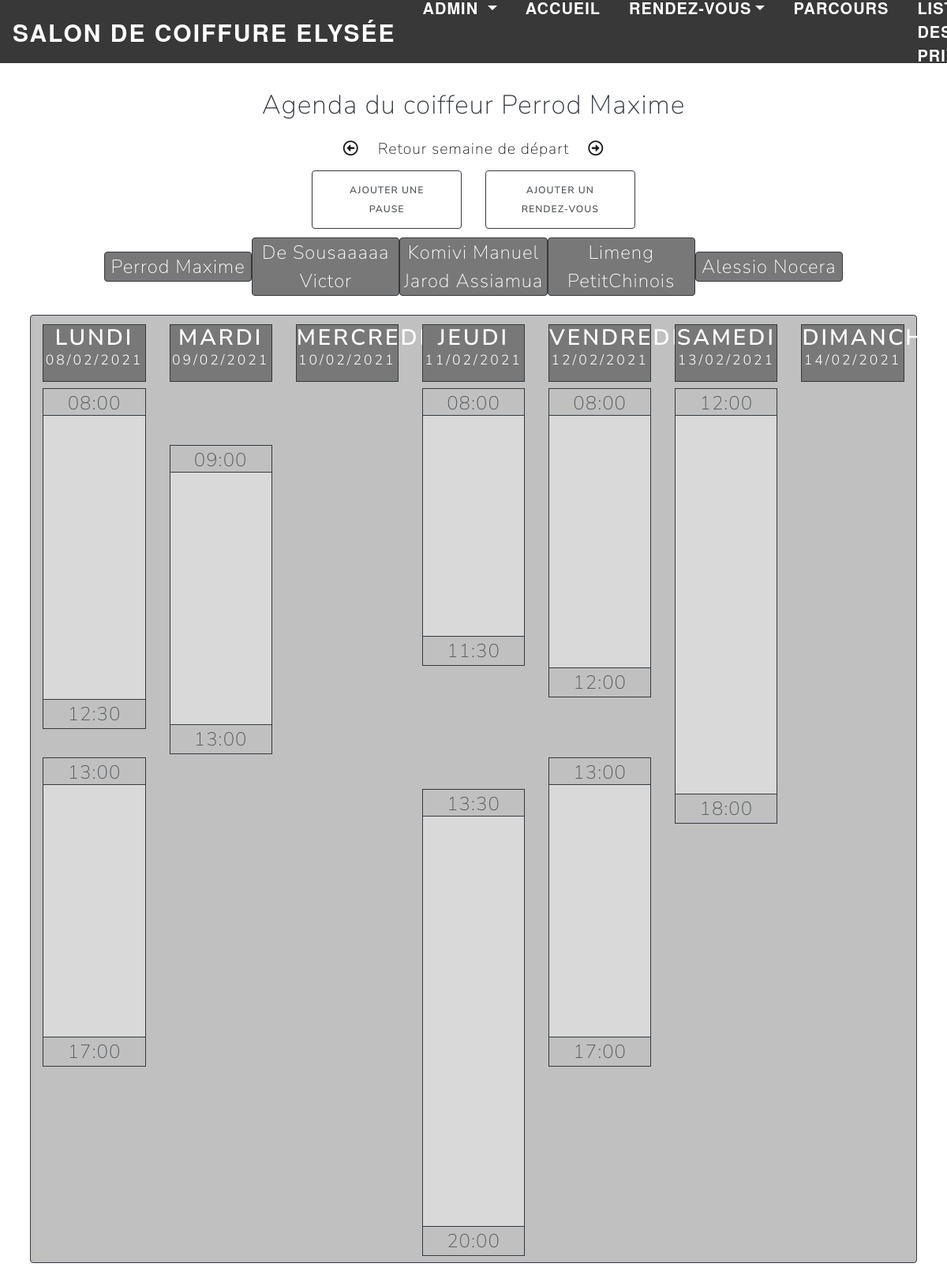
The page /agenda.php (signed in) on the database its author committed.
### tables this page shows
CREATE TABLE IF NOT EXISTS `ely_coiffeur` (
  `COI_ID` int(2) NOT NULL AUTO_INCREMENT,
  `COI_NOM` varchar(30) NOT NULL,
  `COI_PRENOM` varchar(30) NOT NULL,
  `COI_MAIL` varchar(70) NOT NULL,
  `COI_MDP` varchar(50) NOT NULL,
  `COI_NUMTEL` varchar(20) NOT NULL,
  `COI_PHOTO` varchar(500) DEFAULT NULL,
  `COI_POSTE` varchar(25) DEFAULT NULL,
  `COI_STATUT` varchar(25) NOT NULL DEFAULT 'ACTIF',
  PRIMARY KEY (`COI_ID`)
);

CREATE TABLE IF NOT EXISTS `ely_trancheshoraires` (
  `tra_id` int(10) NOT NULL AUTO_INCREMENT,
  `coi_id` int(11) NOT NULL,
  `tra_jour` varchar(255) NOT NULL,
  `tra_heureDebutMatin` time DEFAULT NULL,
  `tra_heureFinMatin` time DEFAULT NULL,
  `tra_heureDebutAprem` time DEFAULT NULL,
  `tra_heureFinAprem` time DEFAULT NULL,
  PRIMARY KEY (`tra_id`),
  KEY `coi_id` (`coi_id`)
);

### includes/dbfunctions.php (called while the page is built, shortened)
<?php
if ($_SERVER['SERVER_NAME'] == "esig-sandbox.ch"){
    function myConnection() {
        static $dbc = null;
        if ($dbc == null) {
            try {
                $dbc = new PDO('mysql:dbname=hhva_team2020_5;host=hhva.myd.infomaniak.com', 'hhva_team2020_5', 'LBtKn32jx8');
            } catch (PDOException $e) {
                header("Location:error?message=".$e->getMessage());
            }
    }
        return $dbc;
    }
}else{
    function myConnection() {
        static $dbc = null;
        if ($dbc == null) {
            try {
                $dbc = new PDO('mysql:dbname=hhva_team2020_5;host=localhost', 'root', '');
            } catch (PDOException $e) {
                header("Location:error?message=".$e->getMessage());
            }
        }
        return $dbc;
    }
}
function getAllCoiffeur(){
    try {
        $request = myConnection()->prepare("SELECT * FROM ely_coiffeur where coi_statut = 'ACTIF'");
        $request->execute();
    } catch (PDOException $e) {
        header("Location:error?message=".$e->getMessage());
    }
    return $request->fetchAll(PDO::FETCH_ASSOC);
}
function getAllCoiffeurRowCount(){
    try {
        $request = myConnection()->prepare("SELECT * FROM ely_coiffeur where coi_statut = 'ACTIF'");
        $request->execute();
    } catch (PDOException $e) {
        header("Location:error?message=".$e->getMessage());
    }
    return $request->rowCount();
}
function getCoiffeurId($coi_id){
    try {
        $request = myConnection()->prepare("SELECT * FROM ely_coiffeur where coi_id = :coi_id");
        $request->bindParam(':coi_id', $coi_id, PDO::PARAM_INT);
        $request->execute();
    } catch (PDOException $e) {
        header("Location:error?message=".$e->getMessage());
    }
    return $request->fetch(PDO::FETCH_ASSOC);
}
function getTranchesHoraires($coi_id, $jourSemaine){
    try {
        $request = myConnection()->prepare("SELECT * FROM ely_trancheshoraires WHERE coi_id = :coi_id AND tra_jour = :jourSemaine");
        $request->bindParam(':coi_id', $coi_id, PDO::PARAM_INT);
        $request->bindParam(':jourSemaine', $jourSemaine, PDO::PARAM_STR);
        $request->execute();
    } catch (PDOException $e) {
        header("Location:error?message=".$e->getMessage());
    }
    return $request->fetch(PDO::FETCH_ASSOC);
}
function getTranchesHorairesRowCount($coi_id, $jourSemaine){
    try {
        $request = myConnection()->prepare("SELECT * FROM ely_trancheshoraires WHERE coi_id = :coi_id AND tra_jour = :jourSemaine");
        $request->bindParam(':coi_id', $coi_id, PDO::PARAM_INT);
        $request->bindParam(':jourSemaine', $jourSemaine, PDO::PARAM_STR);
        $request->execute();
    } catch (PDOException $e) {
        header("Location:error?message=".$e->getMessage());
    }
    return $request->rowCount();
}
function diff_time($t1 , $t2){
      $tab=explode(":", $t1);
      $tab2=explode(":", $t2);
      $h=$tab[0];
      $m=$tab[1];
      $s=$tab[2];
      $h2=$tab2[0];
      $m2=$tab2[1];
      $s2=$tab2[2];
      if ($m2>$m) {
      $m=$m+60;
      $h2++;
      }
      $ht=$h-$h2;
      $mt=$m-$m2;
      $st=$s-$s2;
      if (strlen($ht)==1) {
      $ht="0".$ht;
      }
      if (strlen($mt)==1) {
      $mt="0".$mt;
      }
      if (strlen($st)==1) {
      $st="0".$st;
      }
      return $ht.":".$mt.":".$st;
   }
   function timeHourMinute($time){
      $tab=explode(":", $time);
      $h=$tab[0];
      $m=$tab[1];
      return $h.":".$m;
   }
   function getHourTime($time){
      $tab=explode(":", $time);
      $h=$tab[0];
      $m=$tab[1];
      return $h + $m/60;
   }
function transformeDateEUUS($date){
    $tab=explode("/", $date);
    $jour=$tab[0];
    $mois=$tab[1];
    $annee=$tab[2];
    return $annee . '-' . $mois . '-' . $jour;
}

### agenda.php (the view, shortened to what this page needs)
<?php
include('includes/header.php');
if (isset($_SESSION["COI_POSTE"])){
    $pxHeure = 80;
    $joursem = array("Lundi", "Mardi", "Mercredi", "Jeudi", "Vendredi", "Samedi", "Dimanche");
    if (isset($_GET["coiffeur"])){
        $coiffeurId = $_GET["coiffeur"];
    }else{
        $coiffeurId = $_SESSION["COI_ID"];
    }
    if (isset($_SESSION["COI_POSTE"])){
        if ($_SESSION["COI_POSTE"] == "Patronne" or $_SESSION["COI_POSTE"] == "Coiffeur superieur"){
          $modificationPossible = true;
        }
        else{
          $modificationPossible = false;
        }
      }else{
        $modificationPossible = false;
      }
    $dateDuJourSemaine = mktime(0,0,0,date("m"),date("d")+$_SESSION["semaine"],date("Y"));
    $frdate= date ("d/m/Y", $dateDuJourSemaine);
    $joursem2 = array("Dimanche", "Lundi", "Mardi", "Mercredi", "Jeudi", "Vendredi", "Samedi");
    list($jour, $mois, $annee) = explode('/', $frdate);
    $timestamp = mktime (0, 0, 0, $mois, $jour, $annee);
    $aujourdHui = $joursem2[date("w",$timestamp)];
    $dateJourNumero = ["Lundi" => 1,"Mardi" => 2, "Mercredi" => 3, "Jeudi" => 4, "Vendredi" => 5, "Samedi" => 6, "Dimanche" => 7];
    $dateJour = array();
    foreach($joursem as $jour):
        if ($jour == $aujourdHui){
            $dateJour[$jour] = $frdate;
        } else{
            $difference = $dateJourNumero[$jour] - $dateJourNumero[$aujourdHui];
            $dateDuJourSemaine = mktime(0,0,0,date("m"),date("d")+$difference+$_SESSION["semaine"],date("Y"));
            $dateJour[$jour] = date ("d/m/Y", $dateDuJourSemaine);
        }
    endforeach;
    ?>
    <body class="bg-white">
        <br>
        <div class="container-fluid">
            <p class="text-center text-dark" style="font-size: 140%;">Agenda du coiffeur <?=getCoiffeurId($coiffeurId)["COI_NOM"] . " " . getCoiffeurId($coiffeurId)["COI_PRENOM"]?></p>
            <div class="row">
                <div class="col-5" style="margin: auto; text-align:center; font-size: 65%; margin-bottom: 1%;">
                    <a   href="agenda?Semaineavant=true&coiffeur=<?=$coiffeurId?>"  class="d-inline far fa-arrow-alt-circle-left" style="padding-right:4%;font-size:125%; text-decoration: none; "></a>
                    <a   href="agenda?reset=true&coiffeur=<?=$coiffeurId?>"  style="padding-right:4%;font-size:125%; text-decoration: none; ">Retour semaine de départ</a>
                    <a   href="agenda?Semainepro=true&coiffeur=<?=$coiffeurId?>"  class="far fa-arrow-alt-circle-right" style="font-size:125%; text-decoration: none; "></a>
                </div>
            </div>
            <?php if ($modificationPossible){?>
                <div class="row w-100" style="margin:auto; text-align:center; margin-bottom:1%;">
                    <div class="marginauto col-12">
                        <a href="ajouterPausePourCoiffeur?coiffeur=<?=$coiffeurId?>" class="col-2 btn border border-dark rounded bg-light text-center" style="background-color: #99d6ff; margin-right: 1%">Ajouter une pause</a>
                        <a href="priserdv1?coiffeur=<?=$coiffeurId?>" class="col-2 btn border border-dark rounded text-center  bg-light" style="background-color: #ff8080; margin-left: 1%">Ajouter un rendez-vous</a>
                    </div>
                </div>
            <?php } ?>
            <div class="row" id="nomCoiffeur" style="width: 80%; margin:auto; text-align: center;">
                <?php foreach(getAllCoiffeur() as $coiffeur):?>
                    <a href="agenda?coiffeur=<?=$coiffeur["COI_ID"]?>"   class="border border-dark rounded text-center text-white" style="text-decoration: none; background-color: #787878; margin:auto; width: <?=100/getAllCoiffeurRowCount()?>%">
                    <?=$coiffeur["COI_NOM"] . " " . $coiffeur["COI_PRENOM"]?></a>
                <?php endforeach;?>
            </div>
            <div class="row seven-cols border border-dark rounded" style="padding-top: 1%;margin: 2%; background-color: Silver; padding-bottom: 1%;" >
                <?php foreach($joursem as $jour){
                    if (getTranchesHorairesRowCount($coiffeurId, $jour) >= 1 ){ ?>
                        <div class="col-md-1">
                            <h2 class="text-center border border-dark" style="background-color: #787878; color: white;"><?=$jour?><p class="lead"><?=$dateJour[$jour]?></p></h2>
                            <?php if (getTranchesHoraires($coiffeurId, $jour)["tra_heureDebutMatin"] !== null && getTranchesHoraires($coiffeurId, $jour)["tra_heureFinMatin"] !== null){
                                $tempsTravailMatin = diff_time(getTranchesHoraires($coiffeurId, $jour)["tra_heureFinMatin"],getTranchesHoraires($coiffeurId, $jour)["tra_heureDebutMatin"] );
                                $tempsAvantTravailMatin = diff_time(getTranchesHoraires($coiffeurId, $jour)["tra_heureDebutMatin"], '08:00:00');?>
                                <div class="matin">
                                    <p class="text-center border border-dark" style="margin-bottom: -3%; margin-top: <?=getHourTime($tempsAvantTravailMatin)*$pxHeure?>px;"><?=timeHourMinute(getTranchesHoraires($coiffeurId, $jour)["tra_heureDebutMatin"])?></p>
                                    <div onclick="donneesRendezExistant('<?=$dateJour[$jour]?>')" class="border-left border-top border-right border-dark" style="background-color: #d9d9d9; position: relative; height: <?=getHourTime($tempsTravailMatin)*$pxHeure?>px;">
                                    </div>
                                    <p class="text-center border border-dark" style="margin-bottom: -3%;"><?=timeHourMinute(getTranchesHoraires($coiffeurId, $jour)["tra_heureFinMatin"])?></p>
                                </div>
                            <?php } ?>
                            <?php if (getTranchesHoraires($coiffeurId, $jour)["tra_heureDebutMatin"] !== null && getTranchesHoraires($coiffeurId, $jour)["tra_heureFinMatin"] !== null &&
                            getTranchesHoraires($coiffeurId, $jour)["tra_heureDebutAprem"] !== null && getTranchesHoraires($coiffeurId, $jour)["tra_heureFinAprem"] !== null ){
                                $tempsPause = diff_time(getTranchesHoraires($coiffeurId, $jour)["tra_heureDebutAprem"],getTranchesHoraires($coiffeurId, $jour)["tra_heureFinMatin"] ); ?>
                            <div class="midi">
                                <div style="height: <?=getHourTime($tempsPause)*$pxHeure?>px;"></div>
                            </div>
                            <?php } ?>
                            <?php if (getTranchesHoraires($coiffeurId, $jour)["tra_heureDebutAprem"] !== null && getTranchesHoraires($coiffeurId, $jour)["tra_heureFinAprem"] !== null ){
                                $tempsTravailAprem = diff_time(getTranchesHoraires($coiffeurId, $jour)["tra_heureFinAprem"],getTranchesHoraires($coiffeurId, $jour)["tra_heureDebutAprem"] );?>
                                <div class="aprem">
                                <p class="text-center border border-dark" style="margin-bottom: -3%;"><?=timeHourMinute(getTranchesHoraires($coiffeurId, $jour)["tra_heureDebutAprem"])?></p>
                            <div onclick="donneesRendezExistant('<?=$dateJour[$jour]?>')" class="border-left border-top border-right border-dark" style="background-color: #d9d9d9; position: relative; height: <?=getHourTime($tempsTravailAprem)*$pxHeure?>px;">
                                    </div>
                                    <p class="text-center border border-dark" style="margin-bottom: -3%;"><?=timeHourMinute(getTranchesHoraires($coiffeurId, $jour)["tra_heureFinAprem"])?></p>
                                </div>
                            <?php } ?>
                        </div>
                <?php }else{ ?>
                    <div class="col-md-1">
                        <h2 class="text-center border border-dark" style="background-color: #787878; color: white;"><?=$jour?><p class="lead"><?=$dateJour[$jour]?></p></h2>
                    </div>
                <?php }} ?>
            </div>
        </div>
    </body>
<?php }else{ ?>
<script>
  window.location.href = "index";
</script>
<?php } ?>

### css/style.css (style rules this page uses)
@media only screen and (min-width: 768px) { .col-2 { width: 16.66%; } }
@media only screen and (min-width: 768px) { .col-5 { width: 41.66%; } }
@media only screen and (min-width: 768px) { .col-12 { width: 100%; } }
html { font-size:100%; }
@media (min-width: 640px) { body { font-size:1rem; } }
@media (min-width:960px) { body { font-size:1.2rem; } }
@media (min-width:1100px) { body { font-size:1.5rem; } }
html { max-width: 100%; }
.marginauto { margin: auto; }
@media (min-width: 768px) { .seven-cols .col-md-1, .seven-cols .col-sm-1, .seven-cols .col-lg-1 { width: 100%; *width: 100%; } }
@media (min-width: 992px) { .seven-cols .col-md-1, .seven-cols .col-sm-1, .seven-cols .col-lg-1 { width: 14.285714285714285714285714285714%; *width: 14.285714285714285714285714285714%; max-width: 14.285714285714285714285714285714% !important; flex:none !important; } }
@media (min-width: 1200px) { .seven-cols .col-md-1, .seven-cols .col-sm-1, .seven-cols .col-lg-1 { width: 14.285714285714285714285714285714%; *width: 14.285714285714285714285714285714%; max-width: 14.285714285714285714285714285714% !important; flex:none !important; } }

### rows shown on the page
ely_coiffeur: COI_NOM "Perrod", COI_PRENOM "Maxime", 100/getAllCoiffeurRowCount() 20 (drawn)
ely_coiffeur: $coiffeur["COI_ID"] 2 (drawn), COI_NOM "De Sousaaaaa", COI_PRENOM "Victor"
ely_coiffeur: 100/getAllCoiffeurRowCount() 20 (drawn), COI_NOM "Komivi Manuel Jarod", COI_PRENOM "Assiamua"
ely_coiffeur: 100/getAllCoiffeurRowCount() 20 (drawn), COI_NOM "Limeng", COI_PRENOM "PetitChinois"
ely_coiffeur: 100/getAllCoiffeurRowCount() 20 (drawn), COI_NOM "Alessio", COI_PRENOM "Nocera"
ely_trancheshoraires: tra_heureDebutMatin "08:00", tra_heureFinMatin "12:30", tra_heureDebutAprem "13:00", tra_heureFinAprem "17:00"
ely_trancheshoraires: tra_heureDebutMatin "09:00", tra_heureFinMatin "13:00"
ely_trancheshoraires: tra_heureDebutMatin "08:00", tra_heureFinMatin "11:30", tra_heureDebutAprem "13:30", tra_heureFinAprem "20:00"
ely_trancheshoraires: tra_heureDebutMatin "08:00", tra_heureFinMatin "12:00", tra_heureDebutAprem "13:00", tra_heureFinAprem "17:00"
ely_trancheshoraires: tra_heureDebutAprem "12:00", tra_heureFinAprem "18:00"

### other values the page prints
$jour "LUNDI"
$dateJour[$jour] "08/02/2021"
$jour "MARDI"
$dateJour[$jour] "09/02/2021"
$jour "MERCREDI"
$dateJour[$jour] "10/02/2021"
$jour "JEUDI"
$dateJour[$jour] "11/02/2021"
$jour "VENDREDI"
$dateJour[$jour] "12/02/2021"
$jour "SAMEDI"
$dateJour[$jour] "13/02/2021"
$jour "DIMANCHE"
$dateJour[$jour] "14/02/2021"
